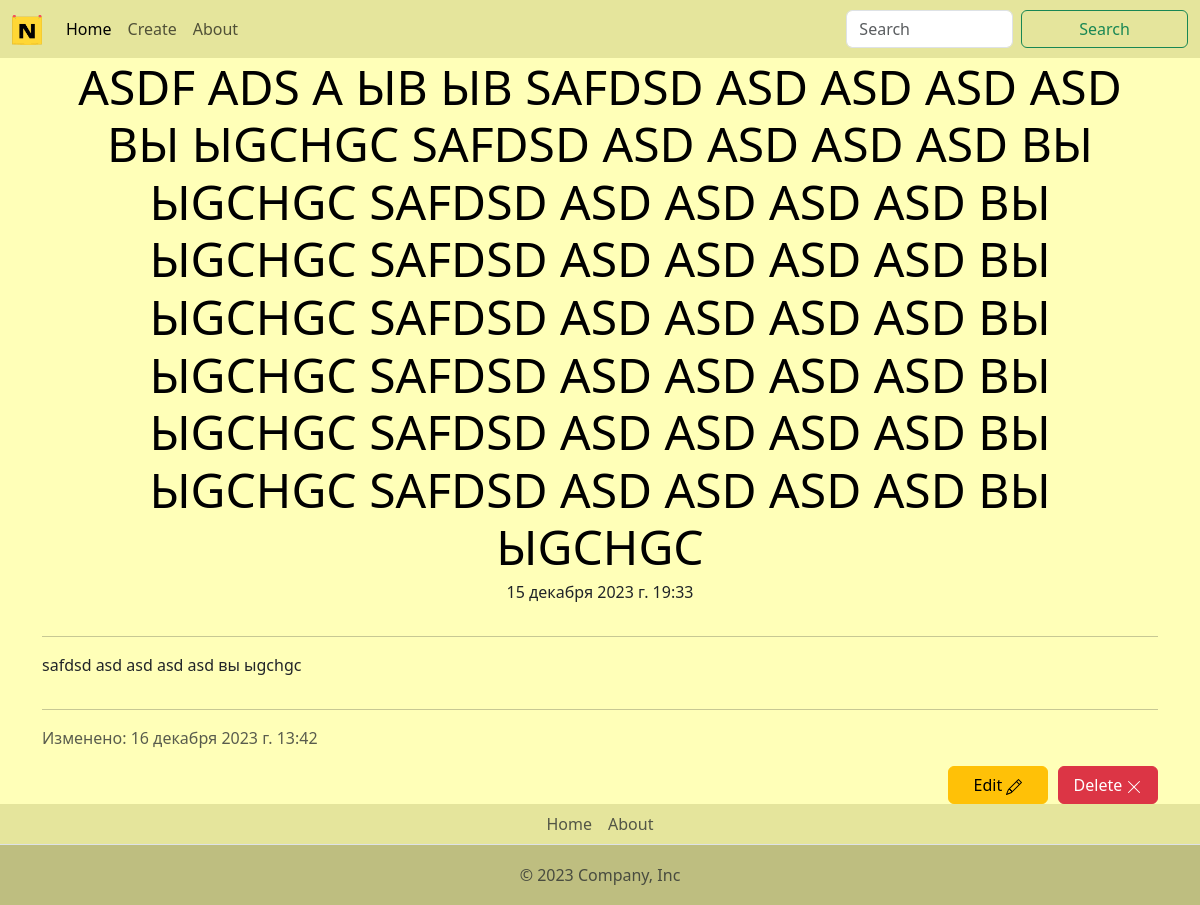
The page /note/48c9a887f8b447c0962626ccfbfab90a on the database its author committed.
### posts/models.py (models this page shows)
class Note(models.Model):
    uuid = models.UUIDField(primary_key=True, default=uuid.uuid4, editable=False)
    title = models.CharField(max_length=255)
    content = models.TextField()
    created_at = models.DateTimeField(auto_now_add=True)
    mod_time = models.DateTimeField(null=True, default=None)

### posts/views.py (the view)
# urls.py: path("note/<note_uuid>", show_note_view, name="show-note"),
def show_note_view(request: WSGIRequest, note_uuid):
    try:
        note = Note.objects.get(uuid=note_uuid)  # Получение только ОДНОЙ записи.
    except Note.DoesNotExist:
        raise Http404
    return render(request, "note.html", {"note": note})

### templates/note.html (shortened to what this page needs)
{% extends 'base.html' %}
{% load static %}
{% block links %}
	<link rel="stylesheet" href="{% static 'css/note.css' %}">
{% endblock %}
{% block content %}
	<div class="container">
		<div class="text-center">
			<h2 class="display-5 link-body-emphasis mb-1">{{ note.title | upper }}</h2>
			<p class="blog-post-meta">{{ note.created_at }}</p>
		</div>
		<hr>
		<div class="content">
			{{ note.content | safe | linebreaks }}
		</div>
	<hr>
		{% if note.mod_time %}
			<div class="mod_time text-muted">
				<p>Изменено: {{ note.mod_time }}</p>
			</div>
		{% endif %}
		<div class="btn-group" role="group" aria-label="Basic mixed styles example">
			<div class="button button-edit">
				<a href="{% url 'edit-note' note.uuid %}" class="btn btn-warning">
					Edit
				</a>
			</div>
			<div class="button button-delete">
				<form action="{% url 'delete-note' note.uuid %}" method="post">
					<button type="submit" class="btn btn-danger"
							onclick="return confirm('Вы уверены, что хотите удалить эту запись?')">
						Delete
						<svg xmlns="http://www.w3.org/2000/svg" width="16" height="16" fill="currentColor"
							 class="bi bi-x-lg" viewBox="0 0 16 16">
							<path d="M2.146 2.854a.5.5 0 1 1 .708-.708L8 7.293l5.146-5.147a.5.5 0 0 1 .708.708L8.707 8l5.147 5.146a.5.5 0 0 1-.708.708L8 8.707l-5.146 5.147a.5.5 0 0 1-.708-.708L7.293 8 2.146 2.854Z"/>
						</svg>
					</button>
				</form>
			</div>
		</div>
	</div>
{% endblock %}

### static/css/global.css (style rules this page uses)
body { display: flex; flex-direction: column; justify-content: space-between; min-height: 100vh; background-color: #ffffb8; }

### static/css/note.css (style rules this page uses)
.container { min-height: 40rem; display: flex; flex-direction: column; }
.btn-group { align-self: flex-end; width: 210px; justify-content: space-between; }
.button { min-width: 100px ; }
.btn { width: 100%; }

### rows shown on the page
Note: title "ASDF ADS A ЫВ ЫВ SAFDSD ASD ASD ASD ASD ВЫ ЫGCHGC SAFDSD ASD ASD ASD ASD ВЫ ЫGCHGC SAFDSD ASD ASD ASD ASD ВЫ ЫGCHGC SAFDSD ASD ASD ASD ASD ВЫ ЫGCHGC SAFDSD ASD ASD ASD ASD ВЫ ЫGCHGC SAFDSD ASD ASD ASD ASD ВЫ ЫGCHGC SAFDSD ASD ASD ASD ASD ВЫ ЫGCHGC SAFDSD ASD ASD ASD ASD ВЫ ЫGCHGC", created_at "15 декабря 2023 г. 19:33", content "safdsd asd asd asd asd вы ыgchgc", mod_time "16 декабря 2023 г. 13:42"
